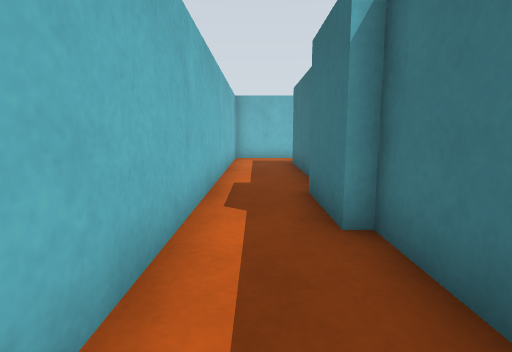
view 1 (above)

16 first-person views from a walk through a world built for the Gazebo simulator. The camera is 0.61 m above the floor, tilts 8° down and sees 80° across. The floor is counted in squares, 0.5 m on a side. Each view is taken from the middle of a square. On the plan, view 1 faces up. The plan holds only what a view shows up to about 13 squares ahead; the rest is blank. The place goes on beyond the plan.

view 2
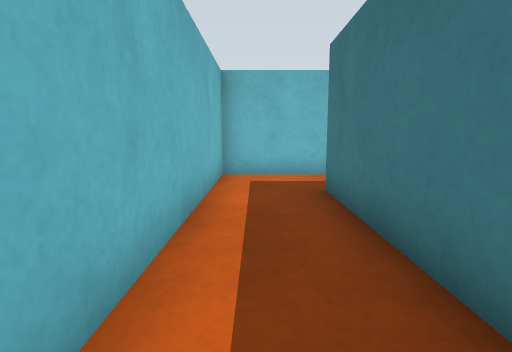

view 3
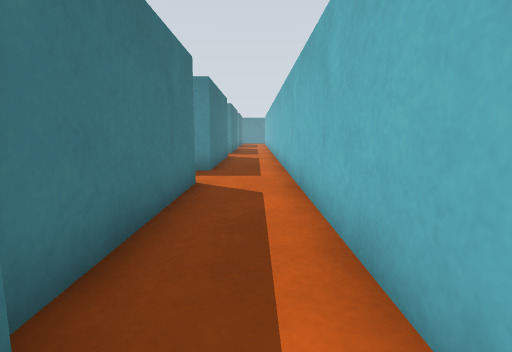

view 4
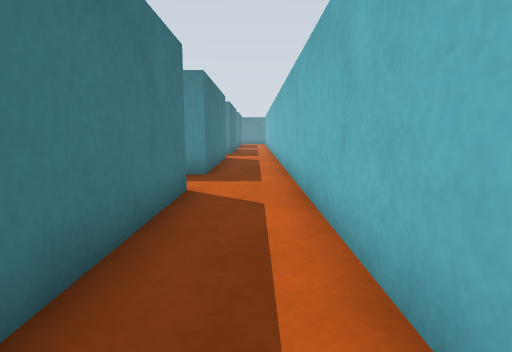

view 5
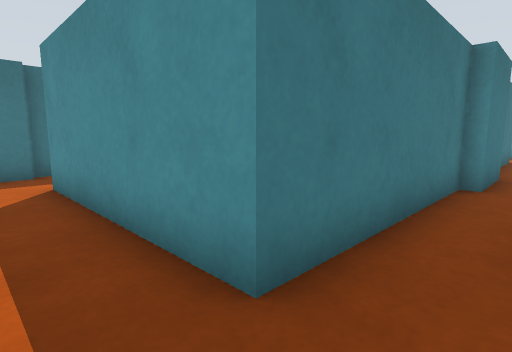

view 6
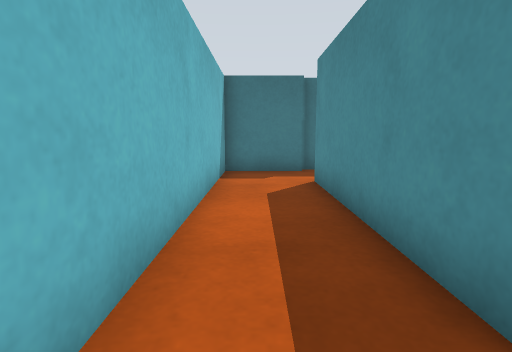

view 7
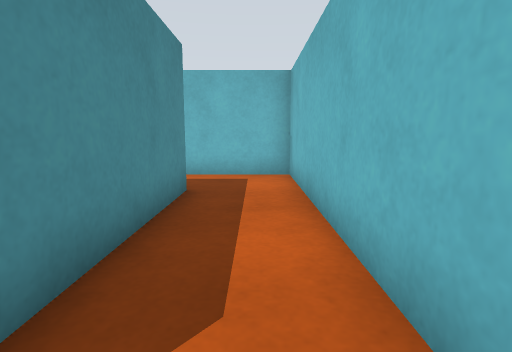

view 8
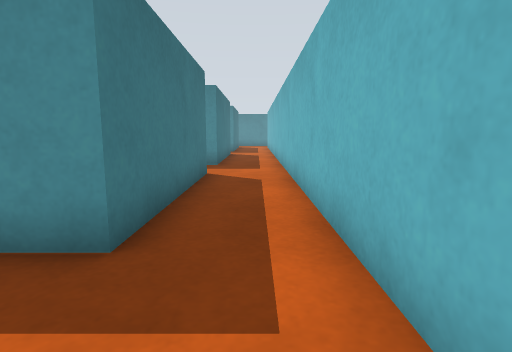

view 9
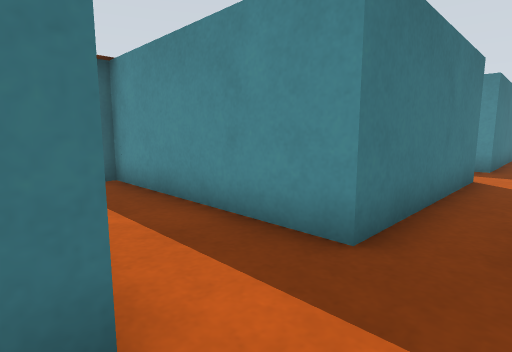

view 10
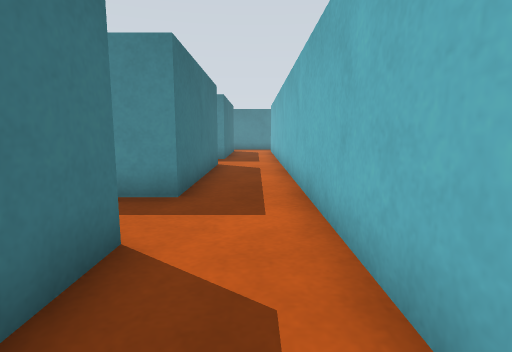

view 11
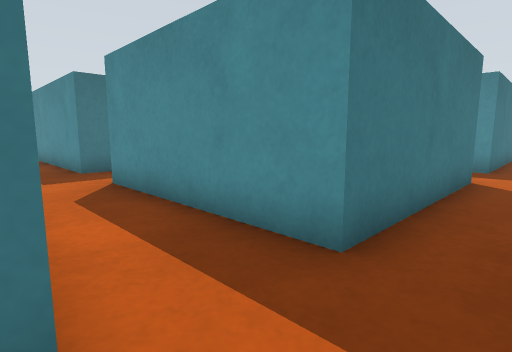

view 12
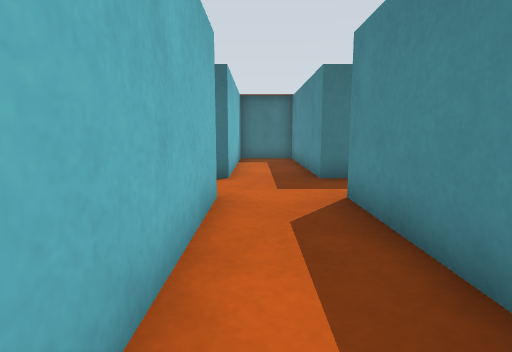

view 13
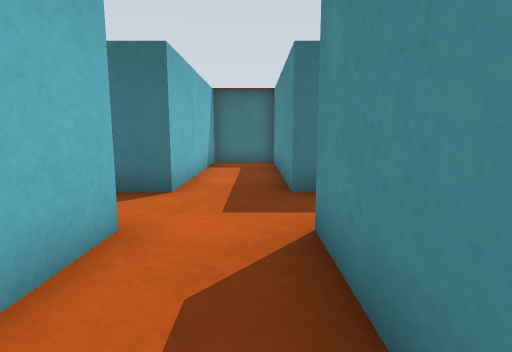

view 14
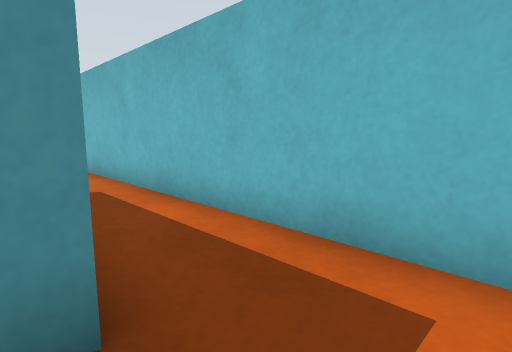

view 15
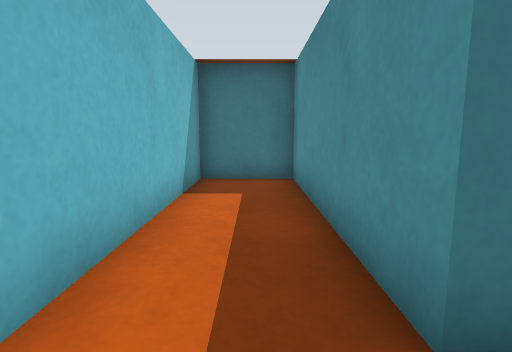

view 16
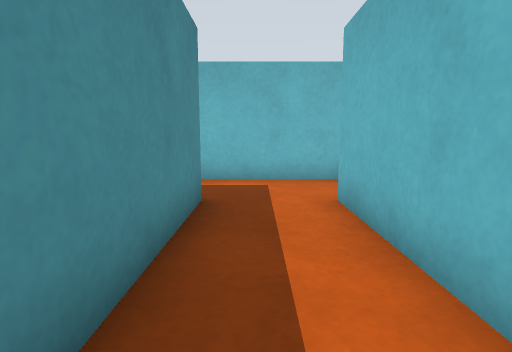

### Floor plan
Points are (right, up) in squares from view 1. A wall is a line through its corners. A room is listed if a view was taken in it or the views show most of it. See-through windows are left out.
Room 1 (views 1, 2, 3, 4, 5, 6, 7, 8, 9)
walls: (9.8, 12.4) (9.8, 15) (-1, 15) (-1, -2.5); (10.2, 12) (10.2, 12.5); (1.5, 6.2) (1.5, 12.5) (7.8, 12.5); (1.1, 3.7) (1.1, 6.2); (1.5, -2.5) (1.5, 3.7)
ways out: opening at (0, -2) to room 2
Room 2 (views 10, 11, 15, 16)
walls: (-1, -2.5) (-1, -11.5); (1.5, -11.4) (1.5, -5) (8.1, -5) (8.1, -2.5) (1.5, -2.5)
ways out: opening at (0, -2) to room 1; opening at (0, -11) to room 3
Room 3 (views 12, 13, 14)
walls: (7.8, -11.3) (2.8, -11.3); (10.2, -14.8) (10.2, -13.8) (16.9, -13.8) (16.9, -11.3) (10.2, -11.3); (-1, -11.5) (-1, -19.5); (1.5, -19.5) (1.5, -13.8) (7.8, -13.8)
ways out: opening at (0, -11) to room 2; opening at (9, -11)

Positions as (right, up) in squares from view 1, and headings:
1: (0, 0), facing up
2: (0, 6), facing up
3: (0, 5), facing down
4: (0, 4), facing down
5: (0, 14), facing down-right
6: (0, 14), facing right
7: (8, 14), facing left
8: (0, -2), facing down
9: (0, -2), facing down-right
10: (0, -8), facing down
11: (0, -11), facing down-right
12: (2, -12), facing right
13: (4, -13), facing right
14: (2, -12), facing down-left
15: (0, -4), facing right
16: (7, -4), facing left
